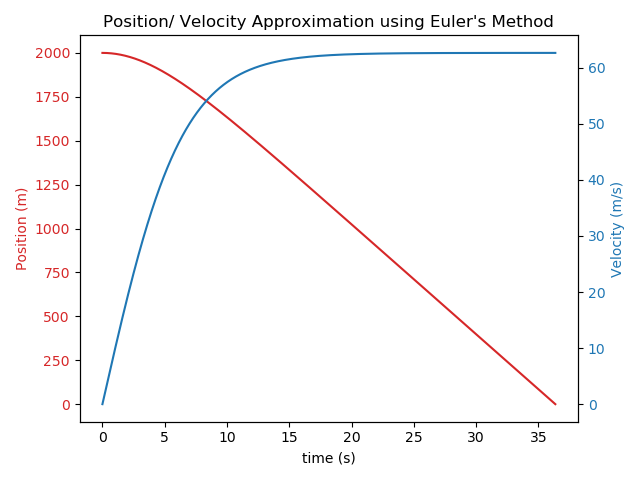

Python code for this plot:
import numpy as np
import matplotlib.pyplot as plt
'''
y_x+1 = y_x + h * f(t_x, y_x)
'''
def euler(inital_v, initial_y, step):

    curr_y = initial_y
    positions = [curr_y]
    times = [0]
    velocities = [inital_v]
    index = 0
    while curr_y > 0:  # hasn't hit the ground yet
        if index % (1/step) == 0:
            print(index)

        velocities.append(velocities[index] + falling_acc(velocities[index]) * step)
        positions.append(positions[index] + falling_vel(velocities[index]) * step)
        times.append(index * step)
        curr_y = positions[index + 1]
        index += 1

    print(f"Object hit the ground at approximately {times[-1]} seconds")
    make_plot(times, positions, velocities, "Position/ Velocity Approximation using Euler's Method")

'''
ODE representing the downward acceleration of a falling object.
Positive return value means the object is accelerating downward.
This is representing the air drag that is proportional to the velocity squared
This means that at +-62.64 m/s, the air drag and gravity equal, reaching terminal velocity
dv/dt = 9.81-0.0025v^2
'''
def falling_acc(v):
    return 9.81 - 0.0025 * np.power(v, 2)


'''
ODE representing the downward velocity of a falling object
dy/dt = -v
'''
def falling_vel(v):
    return -v

'''
Produces the plot with two y axis. Convenient for plotting without duplicating data
'''
def make_plot(time, position, velocity, title):
    fig, ax1 = plt.subplots()

    color = 'tab:red'
    ax1.set_xlabel('time (s)')
    ax1.set_ylabel('Position (m)', color=color)
    ax1.plot(time, position, label="Position", color=color)
    ax1.tick_params(axis='y', labelcolor=color)

    ax2 = ax1.twinx()  # instantiate a second axes that shares the same x-axis

    color = 'tab:blue'
    ax2.set_ylabel('Velocity (m/s)', color=color)  # we already handled the x-label with ax1
    ax2.plot(time, velocity, label="Velocity", color=color)
    ax2.tick_params(axis='y', labelcolor=color)

    ax1.set_title(title)
    fig.tight_layout()  # otherwise the right y-label is slightly clipped
    plt.show()

euler(0, 2000, .0001)
